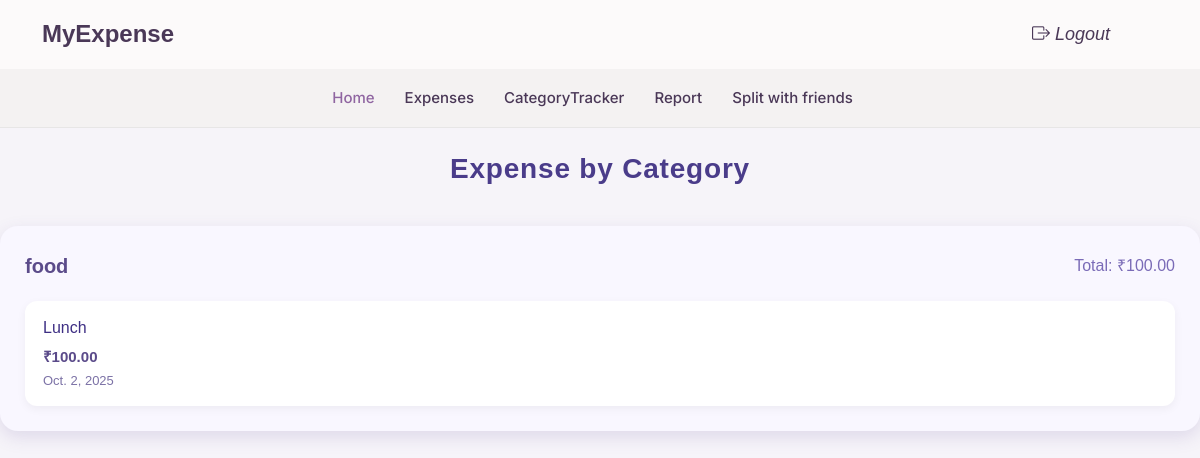
Page /catrack/ (signed in) on the earlier database version.
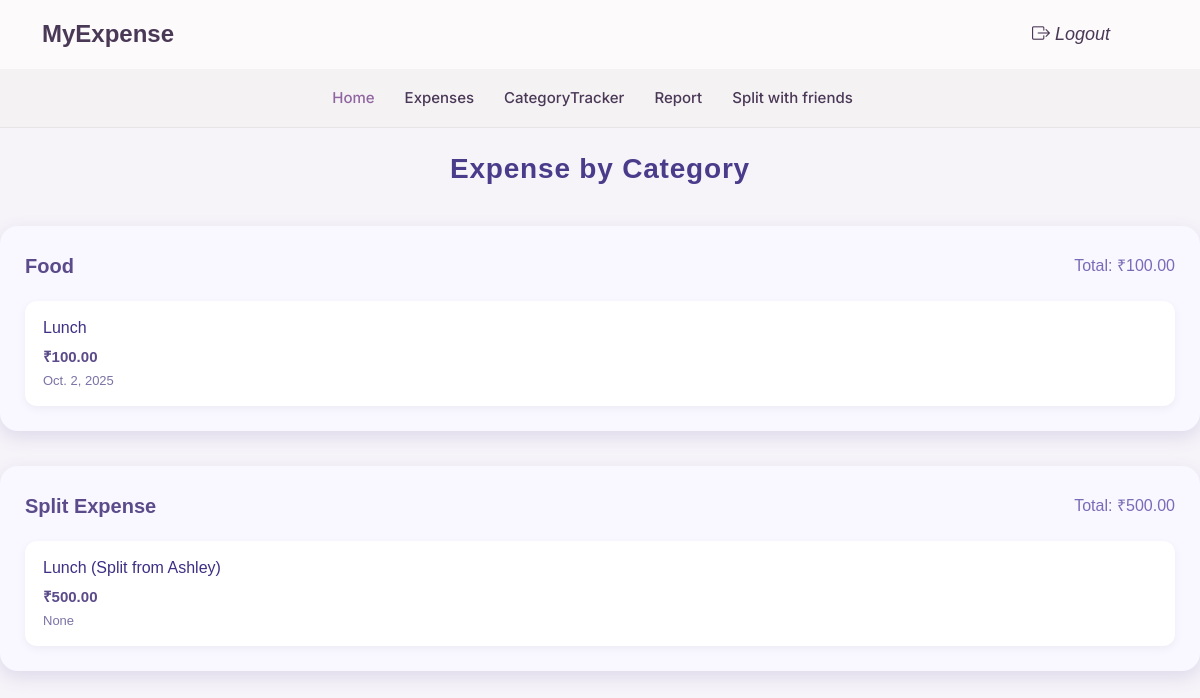
Same page on the later database version.
### app/models.py (models this page shows, shortened)
class Category(models.Model):
    category_name = models.CharField(max_length=100, unique=True)

class Expense(models.Model):
    user = models.ForeignKey(User, on_delete=models.CASCADE)
    category = models.ForeignKey(Category, on_delete=models.CASCADE, null=True, blank=True)
    amount = models.DecimalField(max_digits=10, decimal_places=2)
    description = models.CharField(max_length=1000, blank=True, null=True)
    date = models.DateField(default=None, null=True, blank=True)

### app/views.py (the view)
# urls.py: path('catrack/',views.Categorized_tracking,name='catrack'),
def Categorized_tracking(request):
    user_id = request.user.id
    categories = Category.objects.all()
    data = []
    for category in categories:
        expenses = Expense.objects.filter(user_id=user_id, category_id=category.id)
        if expenses.exists():
            total_amount = sum(e.amount for e in expenses)
            data.append({'category_name': category.category_name,'expenses': expenses,'total': total_amount })
    return render(request, 'categorized_tracking.html', {'data': data})

### template/categorized_tracking.html (shortened to what this page needs)
{% include 'user_header.html' %}
<!DOCTYPE html>
<html lang="en">
<head>
</head>
<body>
<br>
  <h2>Expense by Category</h2>
  {% if data %}
    {% for i in data %}
      <div class="category-card">
        <div class="category-title">
          <span>{{ i.category_name }}</span>
          <span class="category-total">Total: ₹{{ i.total }}</span>
        </div>
        <div class="expense-list">
          {% for expense in i.expenses %}
            <div class="expense-item">
              <div class="expense-desc">{{ expense.description }}</div>
              <div class="expense-amount">₹{{ expense.amount }}</div>
              <div class="expense-date">{{ expense.date }}</div>
            </div>
          {% endfor %}
        </div>
      </div>
    {% endfor %}
  {% else %}
    <div class="no-expense">No expenses found.</div>
  {% endif %}
</body>
</html>

Differences in the rows shown:
changed Category: category_name "food" → "Food"
added Category: category_name "Split Expense"
added Expense: description "Lunch (Split from Ashley)", amount "500.00", date "None", shown under "Split Expense"
Other differences:
new list line: "Total: ₹ 500.00"
